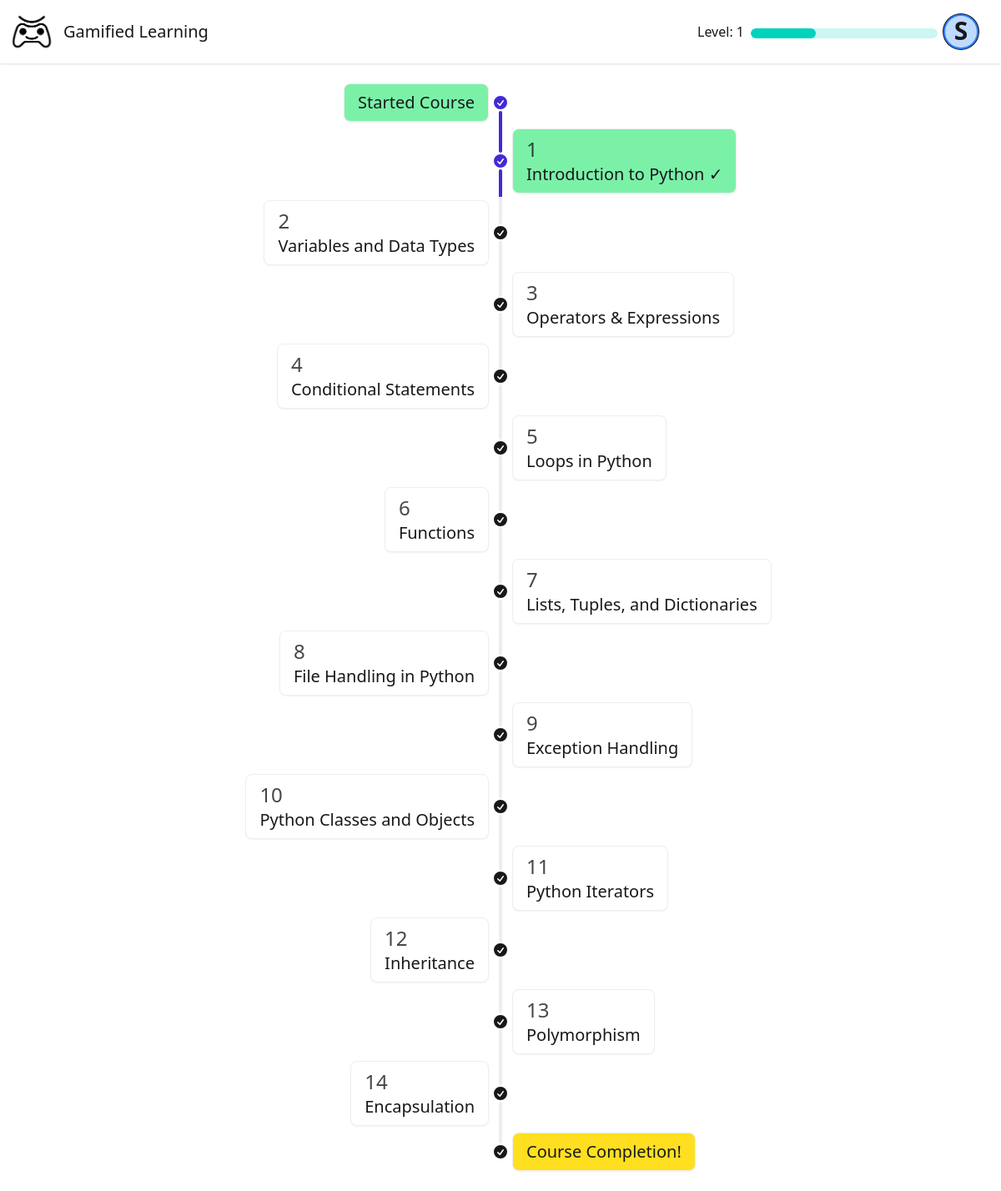
Before: /lessons (signed in) with the older database file.
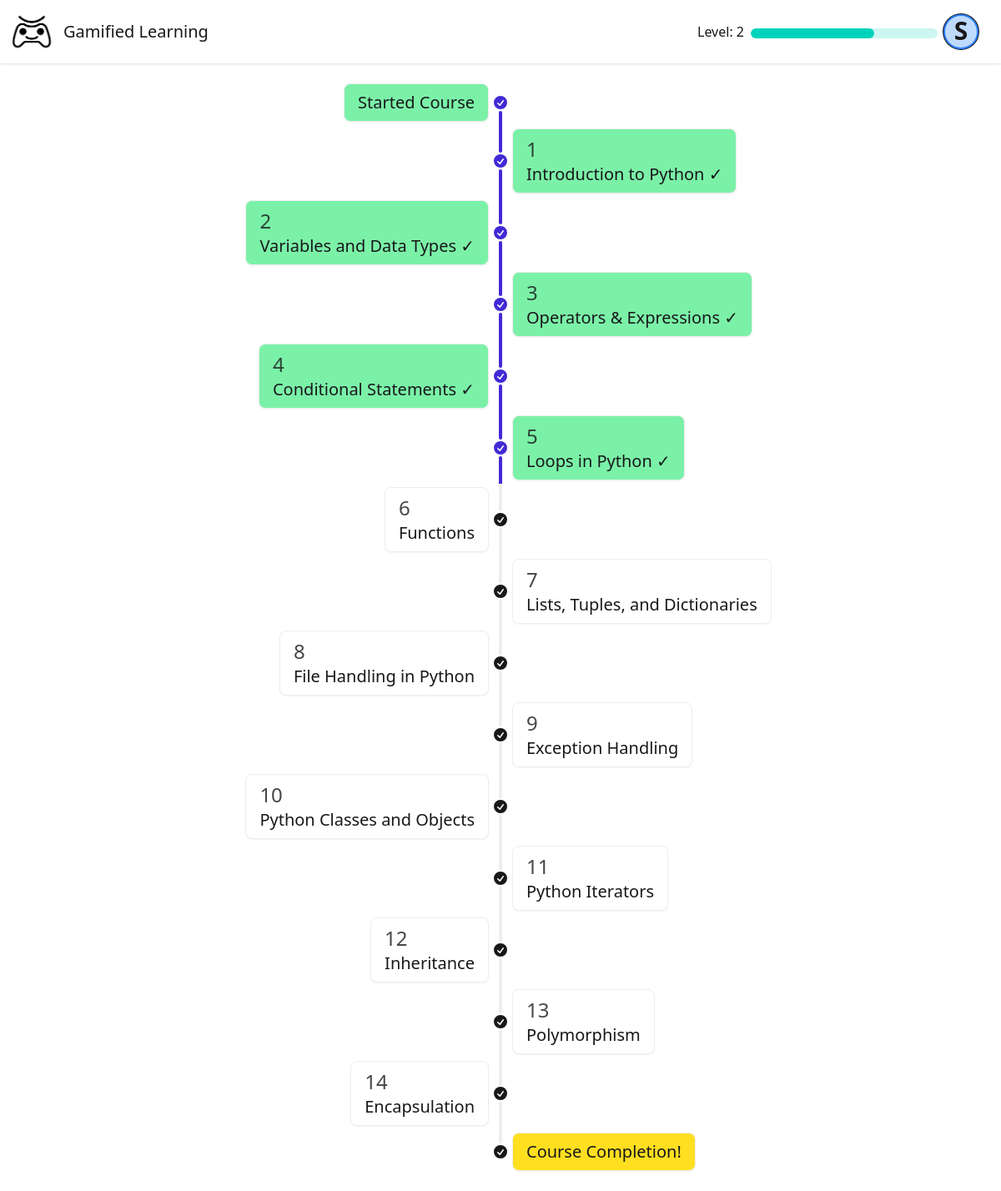
After: the same page with the newer database file.
### models/models.py (models this page shows, shortened)
class User(db.Model):
    id = db.Column(db.Integer, primary_key=True)
    name = db.Column(db.String(100), nullable=False)
    username = db.Column(db.String(80), unique=True, nullable=False)
    email = db.Column(db.String(120), unique=True, nullable=False)
    stream = db.Column(db.String(20), nullable=False)  # New: Replacing class_name
    year = db.Column(db.String(10), nullable=False)   # New: Year field
    password = db.Column(db.String(120), nullable=False)
    points = db.Column(db.Integer, default=0)
    course = db.Column(db.String(50))
    level = db.Column(db.Integer, default=1)
    completed_lessons = db.Column(db.String(200), default="")
    is_admin = db.Column(db.Boolean, default=False)

### routes/lesson.py (the view)
def lessons_page():
    if 'user_id' not in session:
        return redirect(url_for('login'))
    user = db.session.get(User, session['user_id'])
    if user is None:
        session.pop('user_id', None)
        return redirect(url_for('login'))
    if not user.level:
        return redirect(url_for('select_level'))
    lessons = [
        {'id': 1, 'title': 'Introduction to Python'},
        {'id': 2, 'title': 'Variables and Data Types'},
        {'id': 3, 'title': 'Operators & Expressions'},
        {'id': 4, 'title': 'Conditional Statements'},
        {'id': 5, 'title': 'Loops in Python'},
        {'id': 6, 'title': 'Functions'},
        {'id': 7, 'title': 'Lists, Tuples, and Dictionaries'},
        {'id': 8, 'title': 'File Handling in Python'},
        {'id': 9, 'title': 'Exception Handling'},
        {'id': 10, 'title': 'Python Classes and Objects'},
        {'id': 11, 'title': 'Python Iterators'},
        {'id': 12, 'title': 'Inheritance'},
        {'id': 13, 'title': 'Polymorphism'},
        {'id': 14, 'title': 'Encapsulation'}
    ]
    return render_template('lessons.html', user=user, lessons=lessons)

### templates/lessons.html (shortened to what this page needs)
{% extends "base.html" %} {% block content %}
<ul class="timeline timeline-vertical text-xl mt-5 mb-5">
    {% set completed_lessons_list = user.completed_lessons.split(',') %}
    <li>
        <div class="timeline-start timeline-box text-xl bg-green-300">
            Started Course
        </div>
        <div class="timeline-middle">
            <svg
                xmlns="http://www.w3.org/2000/svg"
                viewBox="0 0 20 20"
                fill="currentColor"
                class="text-primary h-5 w-5"
            >
                <path
                    fill-rule="evenodd"
                    d="M10 18a8 8 0 100-16 8 8 0 000 16zm3.857-9.809a.75.75 0 00-1.214-.882l-3.483 4.79-1.88-1.88a.75.75 0 10-1.06 1.061l2.5 2.5a.75.75 0 001.137-.089l4-5.5z"
                    clip-rule="evenodd"
                />
            </svg>
        </div>
        <hr class="bg-primary" />
    </li>
    {% for lesson in lessons %} {% if loop.index is odd %}
    <li name="right">
        <hr
            {%
            if
            loop.index|string
            in
            completed_lessons_list
            %}
            class="bg-primary"
            {%
            endif
            %}
        />
        <div class="timeline-middle">
            <svg
                xmlns="http://www.w3.org/2000/svg"
                viewBox="0 0 20 20"
                fill="currentColor"
                class="{% if loop.index|string in completed_lessons_list %} text-primary {% endif %} h-5 w-5"
            >
                <path
                    fill-rule="evenodd"
                    d="M10 18a8 8 0 100-16 8 8 0 000 16zm3.857-9.809a.75.75 0 00-1.214-.882l-3.483 4.79-1.88-1.88a.75.75 0 10-1.06 1.061l2.5 2.5a.75.75 0 001.137-.089l4-5.5z"
                    clip-rule="evenodd"
                />
            </svg>
        </div>
        <div
            class="timeline-end timeline-box transition-transform duration-300 ease-in-out hover:scale-105 hover:shadow-lg {% if loop.index|string in completed_lessons_list %}bg-green-300{% endif %}"
        >
            <div class="text-xl font-thin tabular-nums inline">
                <p class="text-2xl opacity-80">{{ loop.index }}</p>
                <a
                    class="text-xl"
                    href="{{ url_for('chapter', chapter_id=lesson.id) }}"
                    >{{ lesson.title }}{% if loop.index|string in
                    completed_lessons_list %}
                    <span class="checkmark">✓</span>
                    {% endif %}</a
                >
            </div>
        </div>
        <hr
            {%
            if
            loop.index|string
            in
            completed_lessons_list
            %}
            class="bg-primary"
            {%
            endif
            %}
        />
    </li>
    {% else %}
    <li name="left">
        <hr
            {%
            if
            loop.index|string
            in
            completed_lessons_list
            %}
            class="bg-primary"
            {%
            endif
            %}
        />
        <div
            class="timeline-start timeline-box transition-transform duration-300 ease-in-out hover:scale-105 hover:shadow-lg {% if loop.index|string in completed_lessons_list %}bg-green-300{% endif %}"
        >
            <div class="text-xl font-thin tabular-nums inline">
                <p class="text-2xl opacity-80">{{ loop.index }}</p>
                <a
                    class="text-xl"
                    href="{{ url_for('chapter', chapter_id=lesson.id) }}"
                    >{{ lesson.title }}{% if loop.index|string in
                    completed_lessons_list %}
                    <span class="checkmark">✓</span>
                    {% endif %}</a
                >
            </div>
        </div>
        <div class="timeline-middle">
            <svg
                xmlns="http://www.w3.org/2000/svg"
                viewBox="0 0 20 20"
                fill="currentColor"
                class="{% if loop.index|string in completed_lessons_list %} text-primary {% endif %} h-5 w-5"
            >
                <path
                    fill-rule="evenodd"
                    d="M10 18a8 8 0 100-16 8 8 0 000 16zm3.857-9.809a.75.75 0 00-1.214-.882l-3.483 4.79-1.88-1.88a.75.75 0 10-1.06 1.061l2.5 2.5a.75.75 0 001.137-.089l4-5.5z"
                    clip-rule="evenodd"
                />
            </svg>
        </div>
        <hr
            {%
            if
            loop.index|string
            in
            completed_lessons_list
            %}
            class="bg-primary"
            {%
            endif
            %}
        />
    </li>
    {% endif %} {% endfor %}
    <li>
        <hr />
        <div class="timeline-middle">
            <svg
                xmlns="http://www.w3.org/2000/svg"
                viewBox="0 0 20 20"
                fill="currentColor"
                class="h-5 w-5"
            >
                <path
                    fill-rule="evenodd"
                    d="M10 18a8 8 0 100-16 8 8 0 000 16zm3.857-9.809a.75.75 0 00-1.214-.882l-3.483 4.79-1.88-1.88a.75.75 0 10-1.06 1.061l2.5 2.5a.75.75 0 001.137-.089l4-5.5z"
                    clip-rule="evenodd"
                />
            </svg>
        </div>
        <div class="timeline-end timeline-box text-xl bg-yellow-300">
            Course Completion!
        </div>
    </li>
</ul>
{% endblock %}

### templates/base.html (shortened to what this page needs)
<!doctype html>
<html>
    <head>
        <link
            href="https://cdn.jsdelivr.net/npm/daisyui@5"
            rel="stylesheet"
            type="text/css"
        />
        <script src="https://cdn.jsdelivr.net/npm/@tailwindcss/browser@4"></script>
        <link
            href="https://cdn.jsdelivr.net/npm/daisyui@5/themes.css"
            rel="stylesheet"
            type="text/css"
        />
    </head>
    <body>
        <div class="min-h-screen flex flex-col">
            <div class="navbar bg-base-100 shadow-sm sticky top-0 z-[100]">
                <div class="flex-1">
                    <div class="flex items-center gap-2">
                        <img
                            src="/static/logo.png"
                            alt="logo"
                            class="size-15"
                        />
                        <a class="text-xl" href="/">Gamified Learning</a>
                    </div>
                </div>
                {% if 'user_id' in session %}
                <div class="flex gap-2 pr-5">
                    <p class="pt-2" style="height: min-content">
                        Level: {{ session.get('user_level', 1) }}
                    </p>
                    <progress
                        class="progress progress-accent w-56 h-3 mt-4"
                        value="{{ session.get('user_points', 0) }}"
                        max="200"
                    ></progress>
                    <div class="dropdown dropdown-end">
                        <div
                            tabindex="0"
                            role="button"
                            class="btn btn-ghost btn-circle avatar"
                        >
                            <div
                                class="w-10 rounded-full ring ring-blue ring-offset-2 ring-offset-blue-500 bg-blue-200"
                            >
                                <span class="text-3xl"
                                    >{{ user.name|first }}</span
                                >
                            </div>
                        </div>
                    </div>
                </div>
                {% else %}
                <a href="{{ url_for('login') }}" class="pr-5">Login</a>
                {% endif %}
            </div>
            <main class="flex-grow">{% block content %}{% endblock %}</main>
        </div>
    </body>
</html>

Changed rows visible on the page:
changed User: completed_lessons "1" → "1,2,3,5,4" (drawn)
Other visible differences:
{{ session.get('user_level', 1) }}: "1" → "2"
{{ session.get('user_points', 0) }}: 70 → 132 (drawn)
